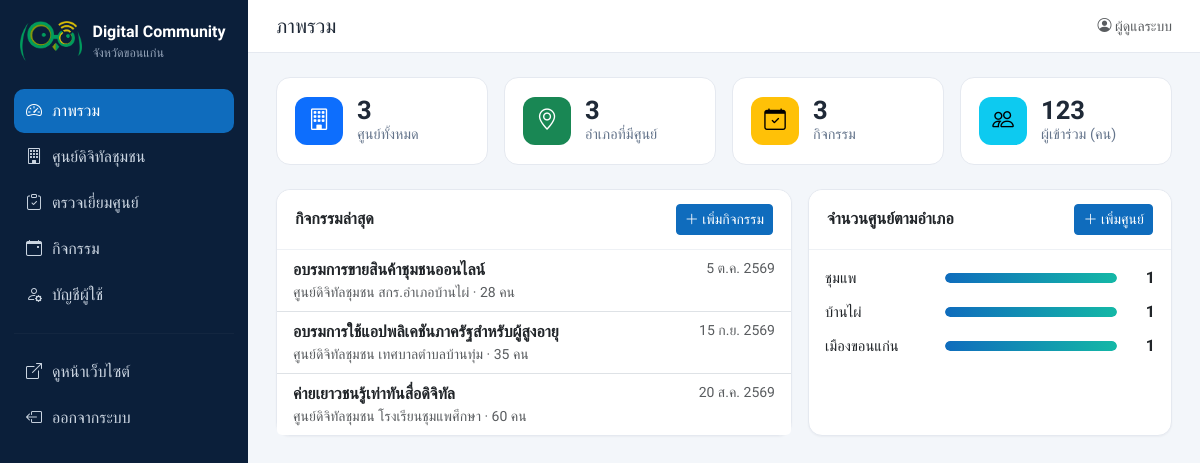
/admin/index.php (signed in), run on the app's committed database.
### tables this page shows
CREATE TABLE IF NOT EXISTS activities (
  id            INT UNSIGNED AUTO_INCREMENT PRIMARY KEY,
  center_id     INT UNSIGNED NOT NULL,
  title         VARCHAR(255) NOT NULL,
  activity_date DATE NULL,
  organizer     VARCHAR(255) NOT NULL DEFAULT '',
  participants  INT UNSIGNED NOT NULL DEFAULT 0,
  description   TEXT NULL,
  cover_image   VARCHAR(255) NOT NULL DEFAULT '',
  created_at    DATETIME NOT NULL DEFAULT CURRENT_TIMESTAMP,
  updated_at    DATETIME NOT NULL DEFAULT CURRENT_TIMESTAMP ON UPDATE CURRENT_TIMESTAMP,
  KEY idx_center_date (center_id, activity_date),
  CONSTRAINT fk_act_center FOREIGN KEY (center_id) REFERENCES centers(id) ON DELETE CASCADE
);

CREATE TABLE IF NOT EXISTS centers (
  id            INT UNSIGNED AUTO_INCREMENT PRIMARY KEY,
  code          VARCHAR(30)  NULL,                   
  name          VARCHAR(255) NOT NULL,
  center_type   VARCHAR(100) NOT NULL DEFAULT '',    
  house_no      VARCHAR(30)  NOT NULL DEFAULT '',    
  moo           VARCHAR(10)  NOT NULL DEFAULT '',    
  address       VARCHAR(255) NOT NULL DEFAULT '',    
  village       VARCHAR(100) NOT NULL DEFAULT '',
  subdistrict   VARCHAR(100) NOT NULL DEFAULT '',
  district      VARCHAR(100) NOT NULL DEFAULT '',
  province      VARCHAR(100) NOT NULL DEFAULT 'ขอนแก่น',
  postcode      VARCHAR(10)  NOT NULL DEFAULT '',
  lat           DECIMAL(10,7) NULL,
  lng           DECIMAL(10,7) NULL,
  phone         VARCHAR(50)  NOT NULL DEFAULT '',
  email         VARCHAR(150) NOT NULL DEFAULT '',
  facebook      VARCHAR(255) NOT NULL DEFAULT '',
  open_hours    VARCHAR(150) NOT NULL DEFAULT '',
  services      TEXT NULL,                           
  description   TEXT NULL,
  cover_image   VARCHAR(255) NOT NULL DEFAULT '',
  is_active     TINYINT(1)   NOT NULL DEFAULT 1,
  created_at    DATETIME     NOT NULL DEFAULT CURRENT_TIMESTAMP,
  updated_at    DATETIME     NOT NULL DEFAULT CURRENT_TIMESTAMP ON UPDATE CURRENT_TIMESTAMP,
  UNIQUE KEY uq_code (code),
  KEY idx_district (district)
);

### includes/functions.php (called while the page is built, shortened)
<?php
function h($s): string
{
    return htmlspecialchars((string)$s, ENT_QUOTES, 'UTF-8');
}
function thai_date(?string $date): string
{
    $ts = strtotime($date);
    $months = ['', 'ม.ค.', 'ก.พ.', 'มี.ค.', 'เม.ย.', 'พ.ค.', 'มิ.ย.', 'ก.ค.', 'ส.ค.', 'ก.ย.', 'ต.ค.', 'พ.ย.', 'ธ.ค.'];
    return (int)date('j', $ts) . ' ' . $months[(int)date('n', $ts)] . ' ' . ((int)date('Y', $ts) + 543);
}
function current_user(): ?array
{
    return $_SESSION['user'] ?? null;
}
function require_login(): array
{
    $u = current_user();
    return $u;
}

### admin/index.php (the view, shortened to what this page needs)
<?php
require_once __DIR__ . '/../includes/functions.php';
$pageTitle = 'ภาพรวม';
$active = 'dashboard';
$pdo = db();
$stats = $pdo->query(
    "SELECT (SELECT COUNT(*) FROM centers) AS centers,
            (SELECT COUNT(DISTINCT district) FROM centers WHERE district <> '') AS districts,
            (SELECT COUNT(*) FROM activities) AS activities,
            (SELECT COALESCE(SUM(participants),0) FROM activities) AS participants,
            (SELECT COUNT(*) FROM centers WHERE lat IS NULL OR lng IS NULL) AS no_location"
)->fetch();
$recent = $pdo->query(
    "SELECT a.id, a.title, a.activity_date, a.participants, c.name AS center_name
     FROM activities a JOIN centers c ON c.id = a.center_id
     ORDER BY a.activity_date IS NULL, a.activity_date DESC, a.id DESC LIMIT 8"
)->fetchAll();
$byDistrict = $pdo->query(
    "SELECT district, COUNT(*) n FROM centers WHERE district <> '' GROUP BY district ORDER BY n DESC, district LIMIT 10"
)->fetchAll();
require __DIR__ . '/partials/header.php';
?>
<div class="row g-3 mb-4">
  <?php foreach ([
      ['centers', 'bi-building', 'ศูนย์ทั้งหมด', 'primary'],
      ['districts', 'bi-geo-alt', 'อำเภอที่มีศูนย์', 'success'],
      ['activities', 'bi-calendar-check', 'กิจกรรม', 'warning'],
      ['participants', 'bi-people', 'ผู้เข้าร่วม (คน)', 'info'],
  ] as [$k, $icon, $label, $color]): ?>
  <div class="col-6 col-xl-3">
    <div class="stat-card">
      <span class="stat-icon text-bg-<?= $color ?>"><i class="bi <?= $icon ?>"></i></span>
      <div><div class="stat-num"><?= number_format((int)$stats[$k]) ?></div><div class="stat-label"><?= $label ?></div></div>
    </div>
  </div>
  <?php endforeach; ?>
</div>
<div class="row g-3">
  <div class="col-lg-7">
    <div class="card h-100">
      <div class="card-header d-flex align-items-center">
        <strong>กิจกรรมล่าสุด</strong>
        <a href="activity_form.php" class="btn btn-sm btn-primary ms-auto"><i class="bi bi-plus-lg"></i> เพิ่มกิจกรรม</a>
      </div>
      <div class="list-group list-group-flush">
        <?php foreach ($recent as $r): ?>
          <a class="list-group-item list-group-item-action" href="activity_form.php?id=<?= (int)$r['id'] ?>">
            <div class="d-flex"><strong class="me-2"><?= h($r['title']) ?></strong>
              <span class="ms-auto small text-muted text-nowrap"><?= thai_date($r['activity_date']) ?></span></div>
            <div class="small text-muted"><?= h($r['center_name']) ?> · <?= number_format((int)$r['participants']) ?> คน</div>
          </a>
        <?php endforeach; ?>
      </div>
    </div>
  </div>
  <div class="col-lg-5">
    <div class="card h-100">
      <div class="card-header d-flex align-items-center">
        <strong>จำนวนศูนย์ตามอำเภอ</strong>
        <a href="center_form.php" class="btn btn-sm btn-primary ms-auto"><i class="bi bi-plus-lg"></i> เพิ่มศูนย์</a>
      </div>
      <div class="card-body">
        <?php $max = max(1, ...array_map(fn($r) => (int)$r['n'], $byDistrict ?: [['n' => 1]])); ?>
        <?php foreach ($byDistrict as $r): ?>
          <div class="bar-row">
            <span class="bar-label"><?= h($r['district']) ?></span>
            <span class="bar-track"><span class="bar-fill" style="width:<?= round($r['n'] / $max * 100) ?>%"></span></span>
            <span class="bar-val"><?= (int)$r['n'] ?></span>
          </div>
        <?php endforeach; ?>
      </div>
    </div>
  </div>
</div>
<?php require __DIR__ . '/partials/footer.php'; ?>

### admin/partials/header.php (shortened to what this page needs)
<?php
$user = require_login();
$pageTitle = $pageTitle ?? 'ระบบจัดการ';
$active = $active ?? '';
$nav = [
    'dashboard'  => ['index.php', 'bi-speedometer2', 'ภาพรวม'],
    'centers'    => ['centers.php', 'bi-building', 'ศูนย์ดิจิทัลชุมชน'],
    'visits'     => ['visits.php', 'bi-clipboard-check', 'ตรวจเยี่ยมศูนย์'],
    'activities' => ['activities.php', 'bi-calendar-event', 'กิจกรรม'],
    'account'    => ['account.php', 'bi-person-gear', 'บัญชีผู้ใช้'],
];
?><!doctype html>
<html lang="th">
<head>
<link href="https://cdn.jsdelivr.net/npm/bootstrap@5.3.3/dist/css/bootstrap.min.css" rel="stylesheet">
<link href="https://cdn.jsdelivr.net/npm/bootstrap-icons@1.11.3/font/bootstrap-icons.min.css" rel="stylesheet">
<link href="https://cdnjs.cloudflare.com/ajax/libs/leaflet/1.9.4/leaflet.min.css" rel="stylesheet">
<link href="../assets/css/admin.css" rel="stylesheet">
</head>
<body>
<div class="admin-wrap">
  <aside class="sidebar" id="sidebar">
    <a class="brand" href="index.php">
      <img class="brand-mark" src="../assets/img/logo.png" alt="">
      <span><strong>Digital Community</strong><small>จังหวัด<?= h(PROVINCE) ?></small></span>
    </a>
    <nav>
      <?php foreach ($nav as $key => [$href, $icon, $label]): ?>
        <a href="<?= $href ?>" class="<?= $active === $key ? 'active' : '' ?>"><i class="bi <?= $icon ?>"></i><?= h($label) ?></a>
      <?php endforeach; ?>
      <hr>
      <a href="../digital.html" target="_blank"><i class="bi bi-box-arrow-up-right"></i>ดูหน้าเว็บไซต์</a>
      <a href="logout.php"><i class="bi bi-box-arrow-left"></i>ออกจากระบบ</a>
    </nav>
  </aside>
  <main class="content">
    <header class="topbar">
      <h1 class="h5 mb-0"><?= h($pageTitle) ?></h1>
      <div class="ms-auto small text-muted"><i class="bi bi-person-circle"></i> <?= h($user['fullname'] ?: $user['username']) ?></div>
    </header>
    <div class="content-body">

### admin/partials/footer.php (shortened to what this page needs)
    </div>
  </main>
</div>
</body>
</html>

### assets/css/admin.css (style rules this page uses)
:root { --brand:#0f6cbd;--brand-2:#14b8a6;--ink:#1f2937;--side:#0b1f3a }
body { font-family:'Sarabun',system-ui,sans-serif;background:#f3f6fa;color:var(--ink) }
h1,h2,h3,h4,h5,.brand,.stat-num,.btn,.card-header { font-family:'Prompt','Sarabun',sans-serif }
.admin-wrap { display:flex;min-height:100vh }
.sidebar { width:248px;flex-shrink:0;background:var(--side);color:#cbd5e1;padding:20px 14px;position:sticky;top:0;height:100vh;overflow-y:auto }
.sidebar .brand { display:flex;gap:10px;align-items:center;color:#fff;text-decoration:none;margin-bottom:26px;padding:0 6px }
.sidebar .brand small { display:block;font-size:.78rem;color:#94a3b8;font-weight:400 }
.brand-mark { height:40px;width:auto;flex-shrink:0;object-fit:contain }
.sidebar nav a { display:flex;gap:10px;align-items:center;padding:10px 12px;border-radius:10px;color:#cbd5e1;text-decoration:none;margin-bottom:2px }
.sidebar nav a.active { background:var(--brand);color:#fff }
.sidebar hr { border-color:rgba(255,255,255,.12) }
.content { flex:1;min-width:0 }
.topbar { display:flex;gap:12px;align-items:center;padding:14px 28px;background:#fff;border-bottom:1px solid #e5e9f0;position:sticky;top:0;z-index:500 }
.content-body { padding:24px 28px 60px }
.card { border:1px solid #e5e9f0;border-radius:14px;box-shadow:0 1px 2px rgba(15,23,42,.04) }
.card-header { background:#fff;border-bottom:1px solid #eef1f5;padding:14px 18px;border-radius:14px 14px 0 0!important }
.btn-primary { background:var(--brand);border-color:var(--brand) }
.stat-card { display:flex;gap:14px;align-items:center;background:#fff;border:1px solid #e5e9f0;border-radius:14px;padding:18px }
.stat-icon { display:grid;place-items:center;width:48px;height:48px;border-radius:12px;font-size:1.35rem }
.stat-num { font-size:1.6rem;font-weight:600;line-height:1.1 }
.stat-label { color:#64748b;font-size:.9rem }
.bar-row { display:flex;align-items:center;gap:10px;margin-bottom:10px }
.bar-label { width:110px;font-size:.92rem;white-space:nowrap;overflow:hidden;text-overflow:ellipsis }
.bar-track { flex:1;height:10px;background:#eef2f7;border-radius:6px;overflow:hidden }
.bar-fill { display:block;height:100%;background:linear-gradient(90deg,var(--brand),var(--brand-2));border-radius:6px }
.bar-val { width:28px;text-align:right;font-weight:600 }

### data on the page
activities: title "อบรมการขายสินค้าชุมชนออนไลน์", activity_date "5 ต.ค. 2569", center.name "ศูนย์ดิจิทัลชุมชน สกร.อำเภอบ้านไผ่", participants "28"
activities: title "อบรมการใช้แอปพลิเคชันภาครัฐสำหรับผู้สูงอายุ", activity_date "15 ก.ย. 2569", center.name "ศูนย์ดิจิทัลชุมชน เทศบาลตำบลบ้านทุ่ม", participants "35"
activities: title "ค่ายเยาวชนรู้เท่าทันสื่อดิจิทัล", activity_date "20 ส.ค. 2569", center.name "ศูนย์ดิจิทัลชุมชน โรงเรียนชุมแพศึกษา", participants "60"

### other printed values
PROVINCE "ขอนแก่น"
$label "ภาพรวม"
$label "ศูนย์ดิจิทัลชุมชน"
$label "ตรวจเยี่ยมศูนย์"
$label "กิจกรรม"
$label "บัญชีผู้ใช้"
$pageTitle "ภาพรวม"
$user['fullname'] ?: $user['username'] "ผู้ดูแลระบบ"
$stats[$k] "3"
$label "ศูนย์ทั้งหมด"
$label "อำเภอที่มีศูนย์"
$stats[$k] "123"
$label "ผู้เข้าร่วม (คน)"
$r['district'] "ชุมแพ"
$r['n'] "1"
